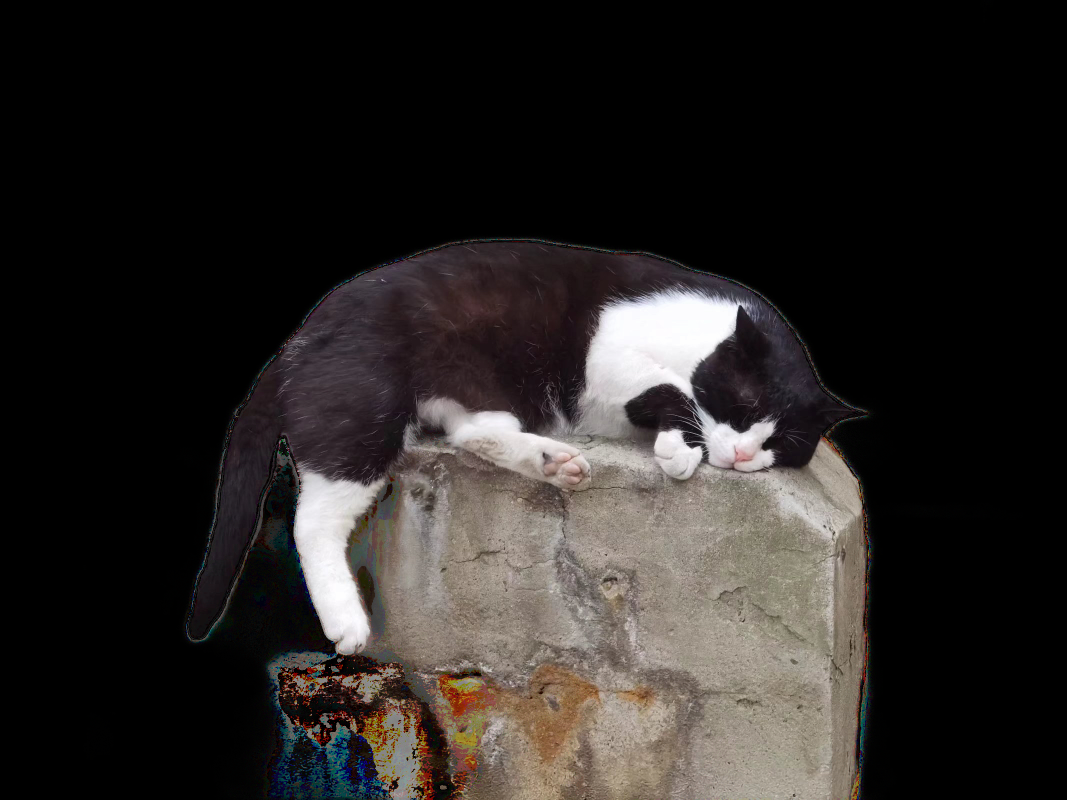
#> input picture server/test_data/mytest/metting/cat.png, 2133 x 1600 px, found by its file name (shown at 1/2 size)
$ python tool.py
#> lines starting #> are read from the running program, lines starting #| are printed output that depends on the picture
# -*- coding: utf-8 -*-
# @Time : 2022/6/22 9:15
# @Author : Cao Yuxin
# @File : tool.py

import os
import numpy as np
from PIL import Image
import glob
import cv2 as cv


# [75 lines left out: functions img_metting, watercolor, oilpainting, not called in this run]

def overlap(top_path, btm_path, save_dir):
#> called with top_path = 'test_data\\mytest/metting/cat.png', btm_path = 'test_data/test_images/alask.png', save_dir = 'test_data/mytest'
    if not os.path.exists(save_dir):
        os.makedirs(save_dir)

    img_name = top_path.split('/')[-1]

    top = cv.imread(top_path, cv.IMREAD_UNCHANGED)      # 读取四通道
#> top is the input picture: shape (1600, 2133, 4); mean B, G, R, A 36.5, 38.5, 42.2, 91
    btm = cv.imread(btm_path)
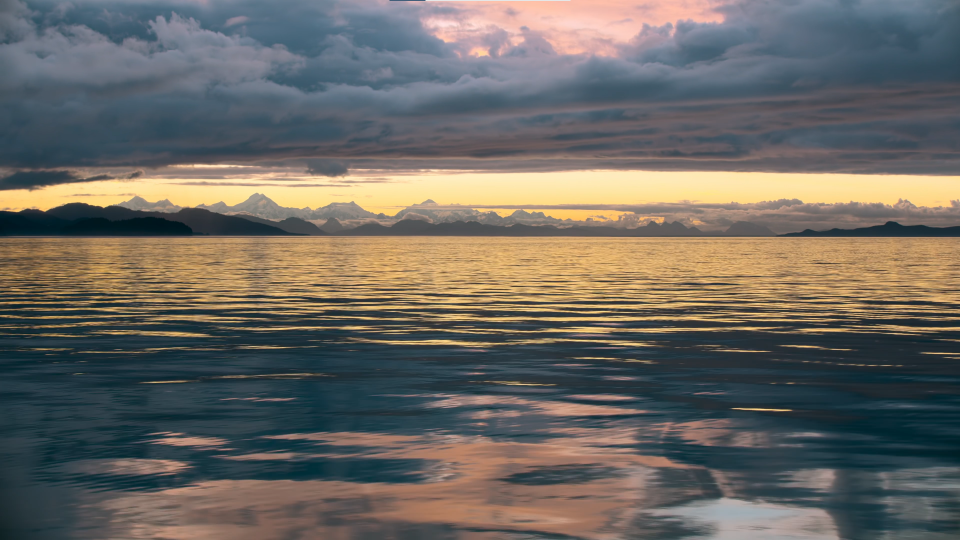
#> input picture server/test_data/test_images/alask.png, 1920 x 1080 px (shown at 1/2 size)
#> btm is the input picture: shape (1080, 1920, 3); mean B, G, R 99, 105, 108.2

    btm = cv.resize(btm, (top.shape[1], top.shape[0]))
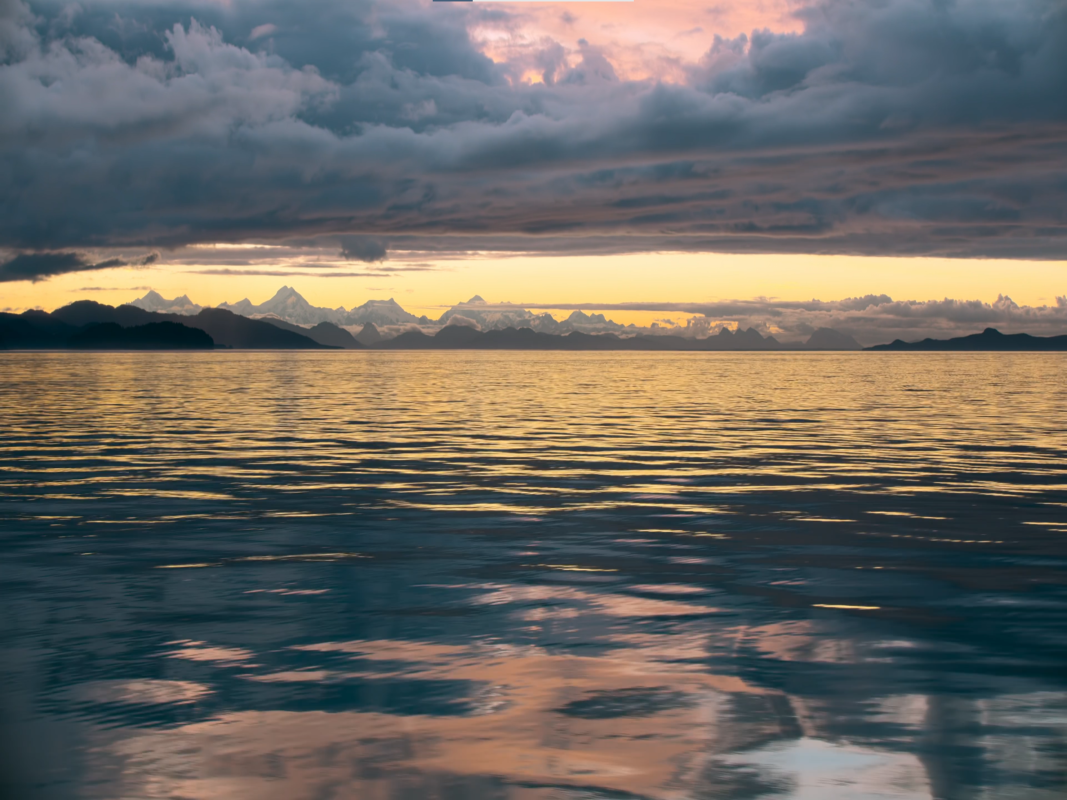
#> btm: shape (1600, 2133, 3) (shown at 1/2 size); mean B, G, R 98.9, 104.9, 108.1
    print("top and btm shapes:")
    print(top.shape)
#| (1600, 2133, 4)
    print(btm.shape)
#| (1600, 2133, 3)
    for i in range(0, top.shape[0]):  # 访问所有行
        for j in range(0, top.shape[1]):  # 访问所有列
            if (top[i][j][3] == 0):
                top[i][j][:3] = btm[i][j][:3]
                top[i][j][3] = 255
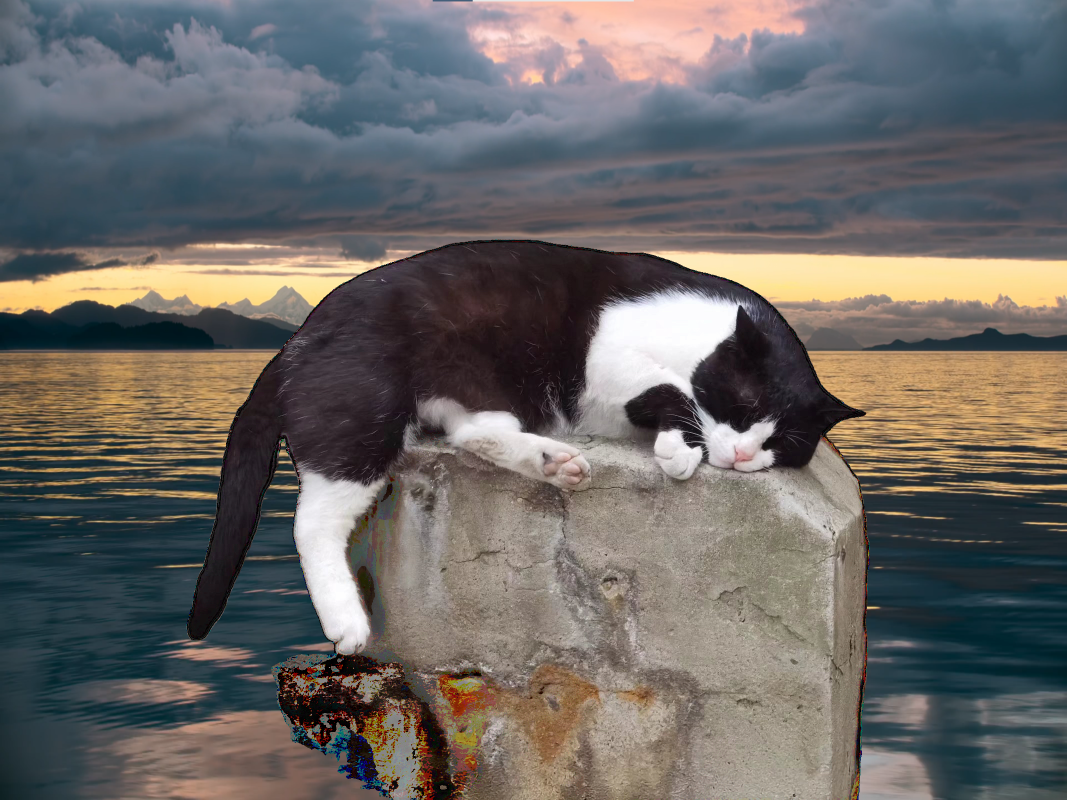
#> top: shape (1600, 2133, 4) (shown at 1/2 size); mean B, G, R, A 101.3, 103.6, 106.8, 255

    cv.imwrite(os.path.join(save_dir, img_name), top)


if __name__ == "__main__":
    origin_dir = "test_data/test_images"
    mask_dir = "test_data/u2netp_results"
    save_dir = "test_data/mytest"
    cat_path = r'E:\Code\u2_net\U-2-Net\test_data\mytest/metting/cat.png'

    # [6 lines of commented-out code are left out]

    overlap(r"test_data\mytest/metting/cat.png", r"test_data/test_images/alask.png", save_dir)
